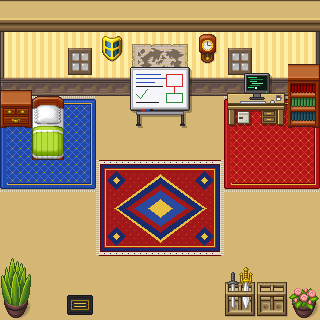

This game map was drawn from its Tiled (.tmx) file and the tilesets committed beside it. A one-line description and the full map source follow:
An orthogonal 10x10 tile map with 32x32 px tiles, 4 tile layers (floor, Tile Layer 2, design, wall), 4 tilesets and 1 object.

<map version="1.10" tiledversion="1.12.2" orientation="orthogonal" renderorder="right-down" width="10" height="10" tilewidth="32" tileheight="32" infinite="0" nextlayerid="6" nextobjectid="3">
 <tileset firstgid="1" name="[Base]BaseChip_pipo" tilewidth="32" tileheight="32" tilecount="1064" columns="8">
  <image source="base_chip.png" width="256" height="4256" />
 </tileset>
 <tileset firstgid="1065" name="spritesheet" tilewidth="32" tileheight="32" tilecount="18" columns="9">
  <image source="spritesheet.png" width="288" height="64" />
 </tileset>
 <tileset firstgid="1083" name="Male 01-2" tilewidth="32" tileheight="32" tilecount="12" columns="3">
  <image source="male_01_2.png" width="96" height="128" />
 </tileset>
 <tileset firstgid="1095" name="OfficeComputer_Carpet_pipo_style" tilewidth="32" tileheight="32" tilecount="1064" columns="8">
  <image source="office_carpet.png" width="256" height="4256" />
 </tileset>
 <layer id="1" name="floor" width="10" height="10">
  <data encoding="csv">
727,727,727,727,727,727,727,727,727,727,
727,727,727,727,727,727,727,727,727,727,
727,727,727,727,727,727,727,727,727,727,
727,727,727,727,727,727,727,727,727,727,
727,727,727,727,727,727,727,727,727,727,
727,727,727,727,727,727,727,727,727,727,
727,727,727,727,727,727,727,727,727,727,
727,727,727,727,727,727,727,727,727,727,
727,727,727,727,727,727,727,727,727,727,
727,727,727,727,727,727,727,727,727,727
</data>
 </layer>
 <layer id="2" name="Tile Layer 2" width="10" height="10">
  <data encoding="csv">
675,675,675,675,675,675,675,675,675,675,
513,514,514,514,514,514,514,514,514,515,
521,522,522,522,522,522,522,522,522,523,
0,0,0,0,0,0,0,0,0,0,
0,0,0,0,0,0,0,0,0,0,
0,0,0,0,0,0,0,0,0,0,
0,0,0,0,0,0,0,0,0,0,
0,0,0,0,0,0,0,0,0,0,
0,0,0,0,0,0,0,0,0,0,
0,0,0,0,0,0,0,0,0,0
</data>
 </layer>
 <layer id="5" name="design" width="10" height="10">
  <data encoding="csv">
0,0,0,0,0,0,0,0,0,0,
0,0,0,0,625,626,0,594,0,0,
0,0,0,0,633,634,0,602,0,0,
1167,1168,1169,0,0,0,0,1247,1248,1249,
1175,1176,1177,0,0,0,0,1255,1256,1257,
1183,1184,1185,1215,1216,1217,1218,1263,1264,1265,
0,0,0,1223,1224,1225,1226,0,0,0,
0,0,0,1231,1232,1233,1234,0,0,0,
0,0,0,0,0,0,0,0,0,0,
0,0,1174,0,0,0,0,0,0,0
</data>
 </layer>
 <layer id="3" name="wall" width="10" height="10">
  <data encoding="csv">
0,0,0,0,0,0,0,0,0,0,
0,0,594,1048,0,0,811,0,0,0,
731,0,602,0,1129,1130,0,1147,1148,746,
739,779,0,0,1137,1138,0,1155,1156,754,
0,787,0,0,0,0,0,0,0,0,
0,0,0,0,0,0,0,0,0,0,
0,0,0,0,0,0,0,0,0,0,
0,0,0,0,0,0,0,0,0,0,
928,0,0,0,0,0,0,1049,1052,0,
936,0,0,0,0,0,0,1057,1060,944
</data>
 </layer>
 <objectgroup id="4" name="Object Layer 1">
  <object id="1" gid="1083" x="93.9086" y="159.514" width="32" height="32" />
 </objectgroup>
</map>
